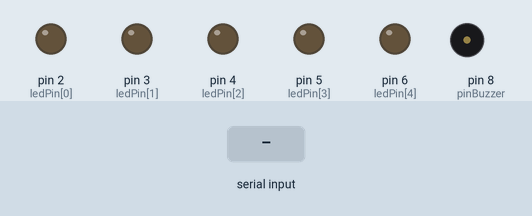
Recording of a sketch running on a simulated Arduino Uno, built with avr-gcc and run on an emulated ATmega328P. Parts: output pins drawn as LEDs (lit = HIGH), buzzer (waves = sounding). The test bench sets the inputs (shaded band). What the sketch prints to the serial monitor is not drawn.

Above: at 1.2 s.
1.3 s: "a" received over Serial
At 1.4 s:
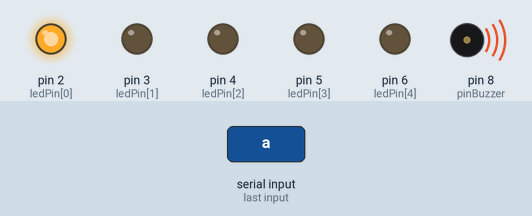
3.0 s: "b" received over Serial
At 3.1 s:
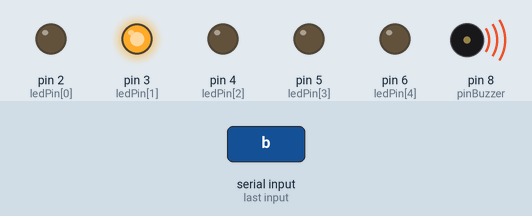
4.7 s: "c" received over Serial
At 4.8 s:
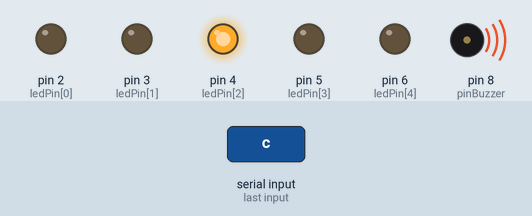
6.4 s: "d" received over Serial
At 6.5 s:
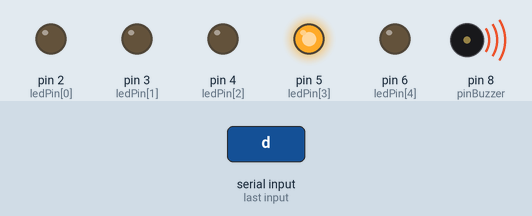
8.1 s: "e" received over Serial
At 8.2 s:
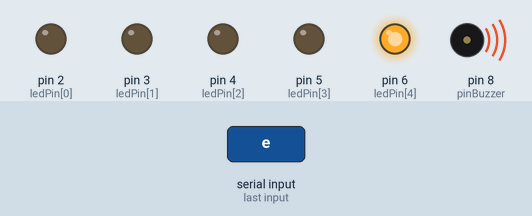
Timing chart, 0 to 10.8 s (numbered marks = the images above; inputs shaded):
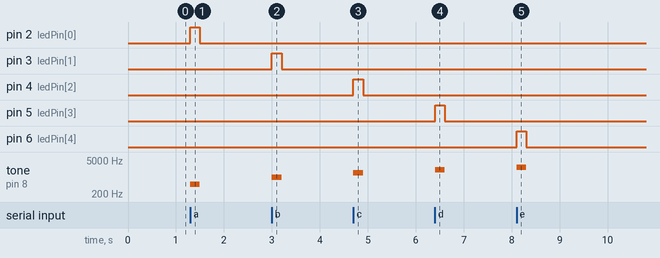

Measured:
- after the input at 1.3 s, pin 2 (ledPin[0]): LOW → HIGH at once, → LOW 0.20 s later; tone on pin 8 (pinBuzzer): silent → 500 Hz at once, → silent 0.20 s later
- after the input at 3.0 s, pin 3 (ledPin[1]): LOW → HIGH at once, → LOW 0.20 s later; tone on pin 8 (pinBuzzer): silent → 1000 Hz at once, → silent 0.20 s later
- after the input at 4.7 s, pin 4 (ledPin[2]): LOW → HIGH at once, → LOW 0.20 s later; tone on pin 8 (pinBuzzer): silent → 1500 Hz at once, → silent 0.20 s later
- after the input at 6.4 s, pin 5 (ledPin[3]): LOW → HIGH at once, → LOW 0.20 s later; tone on pin 8 (pinBuzzer): silent → 2000 Hz at once, → silent 0.20 s later
- after the input at 8.1 s, pin 6 (ledPin[4]): LOW → HIGH at once, → LOW 0.20 s later; tone on pin 8 (pinBuzzer): silent → 2500 Hz at once, → silent 0.20 s later

The sketch:

sketch_oct14a.ino
```cpp
int pinBuzzer = 8;
int ledPin[] = {2, 3, 4, 5, 6};
int inByte = 0;

void setup() {
  Serial.begin(9600);
  for (int i = 0; i < 5; i++) {
  pinMode(ledPin[i], OUTPUT);
  }
  pinMode(pinBuzzer, OUTPUT);
}

void loop() {
  if (Serial.available() > 0) {
  inByte = Serial.read();

  if (inByte == 'a') {
  digitalWrite(ledPin[0], HIGH);
  tone(pinBuzzer, 500);
  delay(200);
  noTone(pinBuzzer);
  digitalWrite(ledPin[0], LOW);
  }
  else if (inByte == 'b') {
  digitalWrite(ledPin[1], HIGH);
  tone(pinBuzzer, 1000);
  delay(200);
  noTone(pinBuzzer);
  digitalWrite(ledPin[1], LOW);
  }
  else if (inByte == 'c') {
  digitalWrite(ledPin[2], HIGH);
  tone(pinBuzzer, 1500);
  delay(200);
  noTone(pinBuzzer);
  digitalWrite(ledPin[2], LOW);
  }
  else if (inByte == 'd') {
  digitalWrite(ledPin[3], HIGH);
  tone(pinBuzzer, 2000);
  delay(200);
  noTone(pinBuzzer);
  digitalWrite(ledPin[3], LOW);
  }
  else if (inByte == 'e') {
  digitalWrite(ledPin[4], HIGH);
  tone(pinBuzzer, 2500);
  delay(200);
  noTone(pinBuzzer);
  digitalWrite(ledPin[4], LOW);
  }

  Serial.print(char(inByte));
  }
}
```
